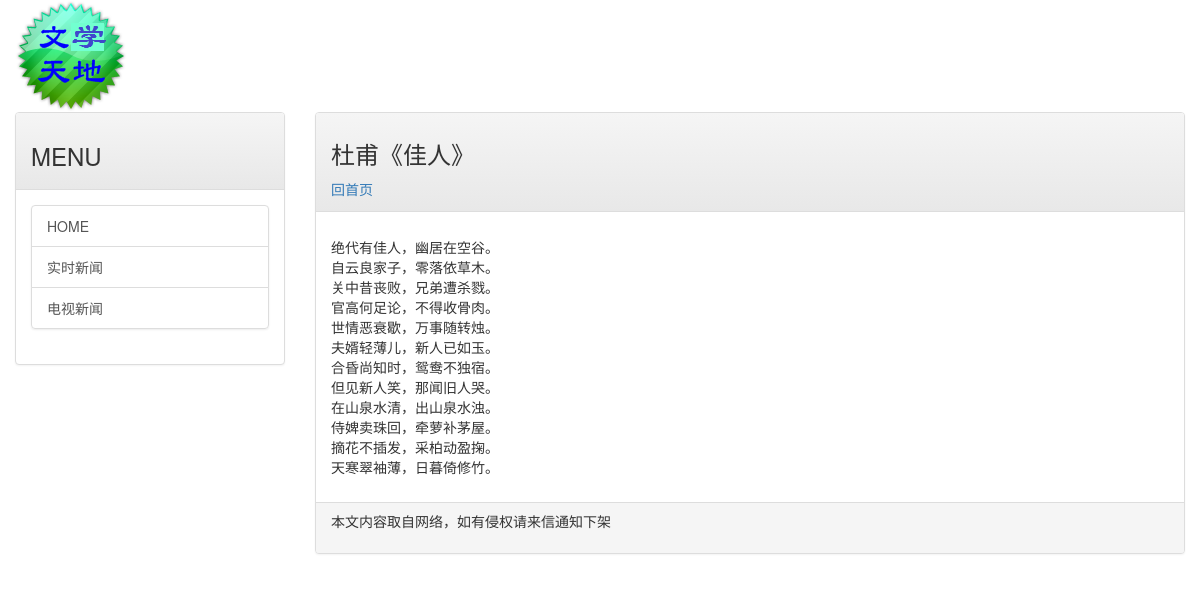
The page /post/dufu-jiaren on the database its author committed.
### mainsite/models.py (models this page shows, shortened)
class Post(models.Model):
    title = models.CharField(max_length=200)
    slug = models.CharField(max_length=200)
    body = models.TextField()
    abstract = models.TextField(max_length=300, default="")
    pub_date = models.DateTimeField(default=timezone.now)
    class Meta:
        ordering = ('-pub_date',)

### mainsite/views.py (the view)
# urls.py: url(r'^post/([\w-]+)$', showpost),
def showpost(request, slug):
    template = get_template('post.html')
    try:
        post = Post.objects.get(slug=slug)
        if post is not None:
            html = template.render(locals())
            return HttpResponse(html)
    except:
        return redirect('/')

### templates/post.html (shortened to what this page needs)
{% extends 'base.html' %}
{% load markdown_deux_tags %}
{% block headmessage %}
    <h3 style="font-family: 微软雅黑;">{{ post.title }}</h3>
    <a style="font-family: 微软雅黑;" href="/">回首页</a>
{% endblock %}
{% block content %}
    <p style="font-family: 微软雅黑;font-size: 12pt;letter-spacing: 2pt;">{{ post.body | markdown | linebreaks }}</p>
{% endblock %}

### rows shown on the page
Post: title "杜甫《佳人》", body "绝代有佳人，幽居在空谷。 自云良家子，零落依草木。 关中昔丧败，兄弟遭杀戮。 官高何足论，不得收骨肉。 世情恶衰歇，万事随转烛。 夫婿轻薄儿，新人已如玉。 合昏尚知时，鸳鸯不独宿。 但见新人笑，那闻旧人哭。 在山泉水清，出山泉水浊。 侍婢卖珠回，牵萝补茅屋。 摘花不插发，采柏动盈掬。 天寒翠袖薄，日暮倚修竹。"
